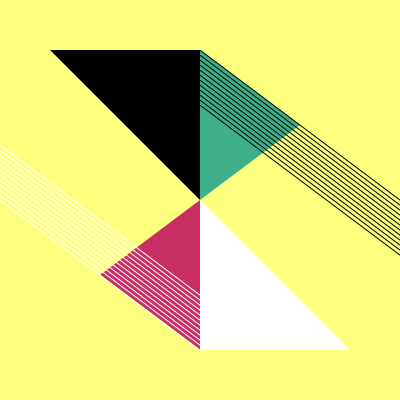
Frame 1 (no input)
Frame 60 (the mouse pressed at the canvas centre just before this capture): identical to frame 1, image omitted
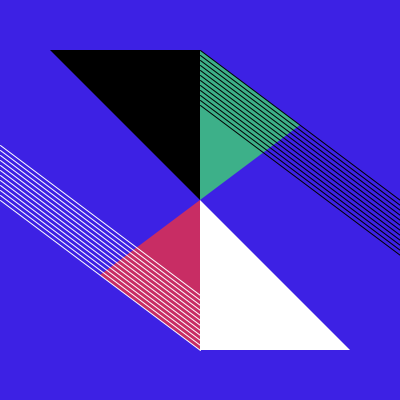
Frame 120 (the mouse held since frame 60 and released just before this capture)

The Processing sketch that drew these frames (run headless with seeded random() and noise(); from frame 60 on, the mouse is pressed at the canvas centre):

// Processing sketch: Marcone_Sofia
// ── Marcone_Sofia.pde
void setup() {
  size(400,400);
 
}

void draw() {
  
  if(mousePressed){
    background(61,33,228);
    //triangulo fucsia
  fill(200,45,100);
  noStroke();
  triangle(200,200,200,350,100,275);
  //triangulo verde
  fill(61,176,137);
  triangle(200,200,200,50,300,125);
  //triangulo negro
  fill(0);
  triangle(200,200,200,50,50,50);
  //triangulo blanco
  fill(255);
  triangle(200,200,200,350,350,350);
  //lineas negras
  stroke(0);
  line(200,50,400,200);
  line(200,55,400,205);
  line(200,60,400,210);
  line(200,65,400,215);
  line(200,70,400,220);
  line(200,75,400,225);
  line(200,80,400,230);
  line(200,85,400,235);
  line(200,90,400,240);
  line(200,95,400,245);
  line(200,100,400,250);
  line(200,105,400,255);
  //lineas blancas
  stroke(255,255,255);
  line(200,350,0,200);
  line(200,345,0,195);
  line(200,340,0,190);
  line(200,335,0,185);
  line(200,330,0,180);
  line(200,325,0,175);
  line(200,320,0,170);
  line(200,315,0,165);
  line(200,310,0,160);
  line(200,305,0,155);
  line(200,300,0,150);
  line(200,295,0,145);
  //Cambio de Fondo
}else {
  background(253,255,127);
 //triangulo fucsia
  fill(200,45,100);
  noStroke();
  triangle(200,200,200,350,100,275);
  //triangulo verde
  fill(61,176,137);
  triangle(200,200,200,50,300,125);
  //triangulo negro
  fill(0);
  triangle(200,200,200,50,50,50);
  //triangulo blanco
  fill(255);
  triangle(200,200,200,350,350,350);
  //lineas negras
  stroke(0);
  line(200,50,400,200);
  line(200,55,400,205);
  line(200,60,400,210);
  line(200,65,400,215);
  line(200,70,400,220);
  line(200,75,400,225);
  line(200,80,400,230);
  line(200,85,400,235);
  line(200,90,400,240);
  line(200,95,400,245);
  line(200,100,400,250);
  line(200,105,400,255);
  //lineas blancas
  stroke(255,255,255);
  line(200,350,0,200);
  line(200,345,0,195);
  line(200,340,0,190);
  line(200,335,0,185);
  line(200,330,0,180);
  line(200,325,0,175);
  line(200,320,0,170);
  line(200,315,0,165);
  line(200,310,0,160);
  line(200,305,0,155);
  line(200,300,0,150);
  line(200,295,0,145);
}
}
